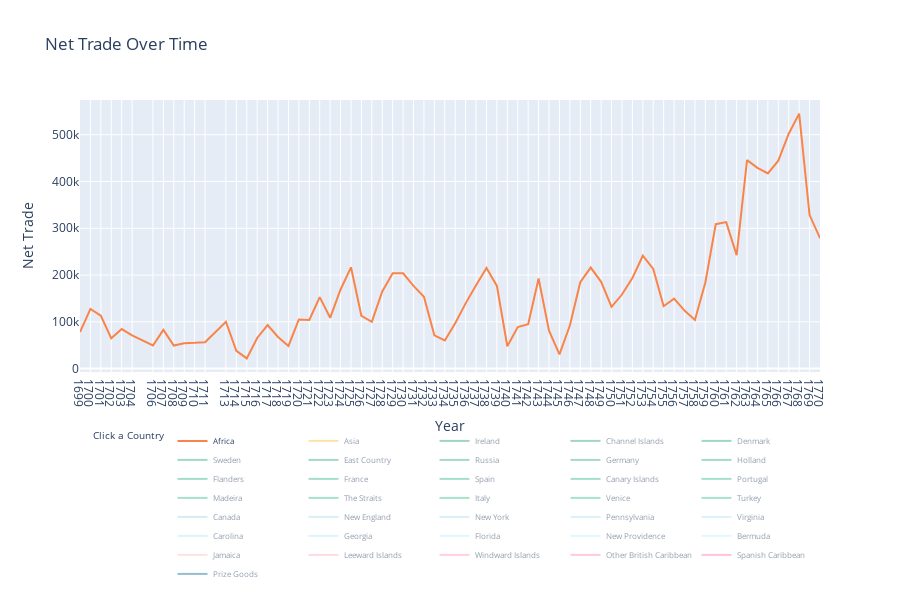

Notebook cell for this chart:
### Markdown cell above
# 2D mean line plot

This is the same graph as the 3D plot in a 2D format, without the trend lines.

### Code cell
import pandas as pd
import numpy as np
import plotly.graph_objs as go
from plotly.offline import iplot, init_notebook_mode

# Initialize Plotly to be used in the Jupyter Notebook
init_notebook_mode(connected=True)

# Replace 'path/to/your/file.xlsx' with the actual path to your Excel file
file_path = 'Customs data for James.xlsx'

# Read the Excel file
df = pd.read_excel(file_path, header=None)

# Extract relevant part of the dataframe
df_relevant = df.iloc[157:194, 0:73] # The code to the left is for Net Trade, to change this to:
# Imports, change the code to df_relevant = df.iloc[119:156, 0:73]
# Exports, change the code to df_relevant = df.iloc[196:233, 0:73]
# Re-exports, change the code to df_relevant = df.iloc[235:272, 0:73]

years = df_relevant.iloc[0, 1:].values
countries = df_relevant.iloc[1:, 0].values
data = df_relevant.iloc[1:, 1:].values

filtered_years_indices = [i for i, year in enumerate(years) if year not in [1705, 1712]]
filtered_years = [year for year in years if year not in [1705, 1712]]
filtered_data = data[:, filtered_years_indices]

long_data = []
for i, country in enumerate(countries):
    for j, year in enumerate(filtered_years):
        long_data.append({
            'Year': year,
            'Country': country,
            'Export': filtered_data[i, j],
            'CountryOrder': i
        })

df_long = pd.DataFrame(long_data)

# Define the pastel color scale
color_scale = [
    '#f9844a', 
    '#f9c74f',  
    '#43aa8b', '#44ac8c', '#45ae8d', '#46b08e', '#47b28f', '#48b490', '#49b691', '#4ab892', '#4bba93', '#4cbc94', '#4dbe95', '#4ec096', '#4fc297', '#4fc297', '#50c498', '#51c699', '#52c89a', '#53ca9b', 
    '#add8e6', '#b0dfee', '#b2e0f2', '#b4e3f5', '#b6e5f8', '#b8e8fb', '#baebfe', '#bcf0ff', '#bef2ff', '#c0f5ff', 
    '#ffc6c1', '#ffb6c1', '#ffa6c1', '#ff96c1', '#ff86c1', 
    '#277da1'
]

# Create a 2D line plot
fig = go.Figure()

for i, country in enumerate(countries):
    country_data = df_long[df_long['Country'] == country]
    fig.add_trace(go.Scatter(
        x=country_data['Year'],
        y=country_data['Export'],
        mode='lines',
        line=dict(
            color=color_scale[i % len(color_scale)],
            width=2
        ),
        name=country,
        visible=True if i == 0 else "legendonly"
    ))

fig.update_layout(
    title='Net Trade Over Time',
    xaxis=dict(
        title='Year',
        tickmode='array',
        tickvals=filtered_years,
        ticktext=[str(year) for year in filtered_years],
    ),
    yaxis=dict(
        title='Net Trade'
    ),
    autosize=True,
    height=600,
    showlegend=True,
    legend_title_text='Click a Country',  # Set the legend title
    legend=dict(
        orientation='h',
        x=0.5,
        y=-0.2,
        xanchor='center',
        yanchor='top',
        font=dict(size=8)
    )
)

iplot(fig)
